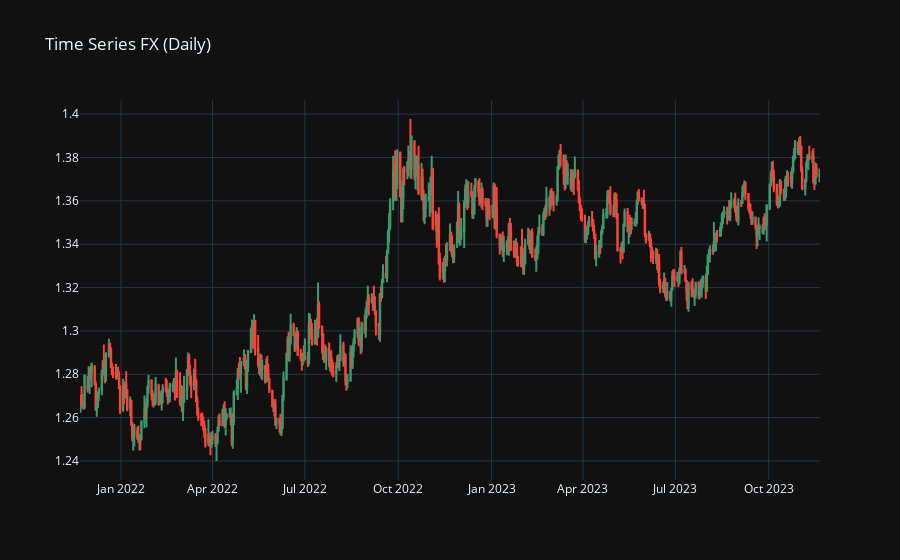

Notebook code cell kept with this figure:
### Code cell
# use plotly to plot the data using candlestick
import plotly.graph_objects as go
fig = go.Figure(data=[go.Candlestick(x=df.index,
                open=df['Open'],
                high=df['High'],
                low=df['Low'],
                close=df['Close'])])
fig.update_layout(xaxis_rangeslider_visible=False)
# setthe title
fig.update_layout(title=list(data.keys())[1])
# use plotly dark theme
fig.update_layout(template='plotly_dark')
fig.show()

### Figure 1 — Plotly figure (JSON) as saved in the notebook; plotly's stock layout.template omitted (floating-point values rounded to 4 significant figures; data arrays with more than 128 entries replaced by an {"elided": "..."} marker saying what was removed)
{"data": [{"close": {"elided": "521 float values"}, "high": {"elided": "521 float values"}, "low": {"elided": "521 float values"}, "open": {"elided": "521 float values"}, "type": "candlestick", "x": {"elided": "521 str values"}}], "layout": {"title": {"text": "Time Series FX (Daily)"}, "xaxis": {"rangeslider": {"visible": false}}}}
